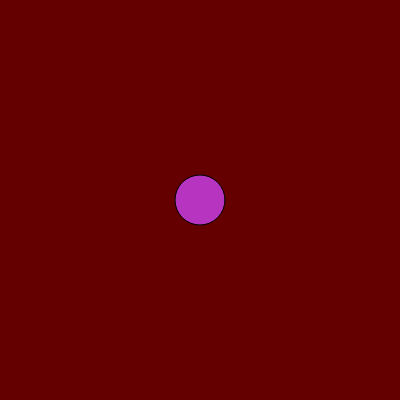
Frame 1 (no input)
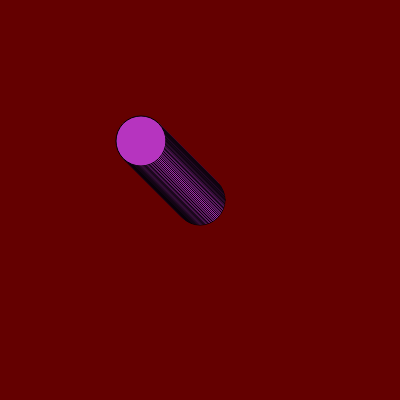
Frame 60 (no input)
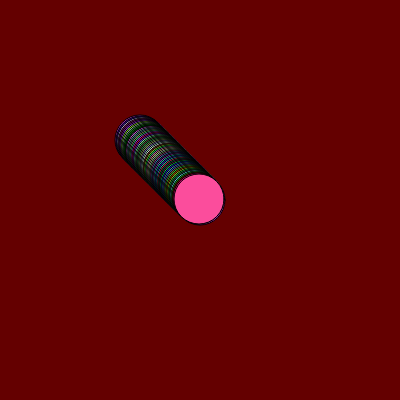
Frame 120 (the mouse pressed at the canvas centre since frame 60)

The p5.js sketch that drew these frames (run headless with seeded random() and noise() and a simulated clock; from frame 60 on, the mouse is pressed at the canvas centre):

// p5.js sketch
// ── sketch.js
{
let cor;
let posicaoHorizontal;
let posicaoVertical; 
}

function setup() {

    createCanvas(400, 400);
    background(color(100, 0, 0));
    cor = color(random(0, 255), random(0, 250), random(0,255));
    posicaoHorizontal = 200;
    posicaoVertical = 200;
    }

function draw() {

     fill(cor);
    circle(posicaoHorizontal, posicaoVertical, 50);

if(mouseX < posicaoHorizontal) 
    posicaoHorizontal = posicaoHorizontal - 1;

if(mouseX > posicaoHorizontal) 
    posicaoHorizontal = posicaoHorizontal + 1;
if(mouseY < posicaoVertical) 
    posicaoVertical = posicaoVertical - 1;
if(mouseY > posicaoVertical) 
    posicaoVertical = posicaoVertical + 1;
 if(mouseIsPressed) 
    cor = color(random(0, 255), random(0, 255), random(0,255));
  random(0, 100);
}
